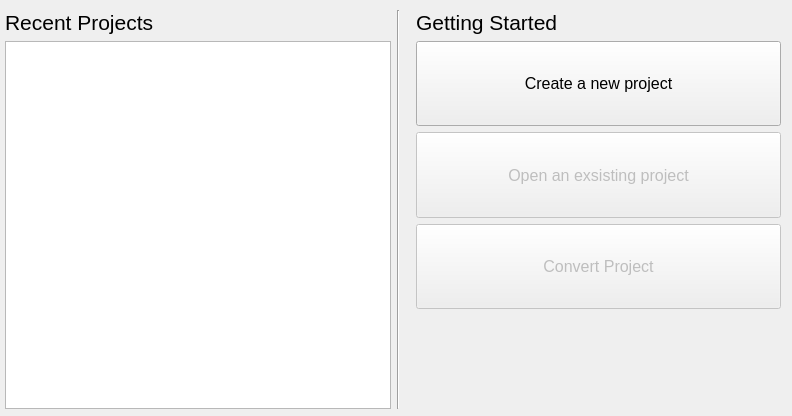
<?xml version="1.0" encoding="UTF-8"?>
<ui version="4.0">
 <class>NoggitProjectSelectionWindow</class>
 <widget class="QMainWindow" name="NoggitProjectSelectionWindow">
  <property name="windowModality">
   <enum>Qt::NonModal</enum>
  </property>
  <property name="geometry">
   <rect>
    <x>0</x>
    <y>0</y>
    <width>792</width>
    <height>416</height>
   </rect>
  </property>
  <property name="windowTitle">
   <string>Noggit Red Project Selection</string>
  </property>
  <property name="windowIcon">
   <iconset>
    <normalon>:/icon</normalon>
   </iconset>
  </property>
  <widget class="QWidget" name="centralwidget">
   <widget class="QWidget" name="horizontalLayoutWidget">
    <property name="geometry">
     <rect>
      <x>0</x>
      <y>0</y>
      <width>791</width>
      <height>419</height>
     </rect>
    </property>
    <layout class="QHBoxLayout" name="horizontalLayout">
     <property name="topMargin">
      <number>10</number>
     </property>
     <property name="bottomMargin">
      <number>10</number>
     </property>
     <item>
      <spacer name="horizontalSpacer">
       <property name="orientation">
        <enum>Qt::Horizontal</enum>
       </property>
       <property name="sizeType">
        <enum>QSizePolicy::Fixed</enum>
       </property>
       <property name="sizeHint" stdset="0">
        <size>
         <width>5</width>
         <height>5</height>
        </size>
       </property>
      </spacer>
     </item>
     <item>
      <layout class="QVBoxLayout" name="verticalLayout_2">
       <item>
        <widget class="QLabel" name="label">
         <property name="sizePolicy">
          <sizepolicy hsizetype="Fixed" vsizetype="Fixed">
           <horstretch>0</horstretch>
           <verstretch>0</verstretch>
          </sizepolicy>
         </property>
         <property name="font">
          <font>
           <pointsize>16</pointsize>
          </font>
         </property>
         <property name="text">
          <string>Recent Projects</string>
         </property>
        </widget>
       </item>
       <item>
        <widget class="QListWidget" name="listView">
         <property name="sizePolicy">
          <sizepolicy hsizetype="Preferred" vsizetype="Preferred">
           <horstretch>0</horstretch>
           <verstretch>0</verstretch>
          </sizepolicy>
         </property>
        </widget>
       </item>
      </layout>
     </item>
     <item>
      <widget class="Line" name="line">
       <property name="orientation">
        <enum>Qt::Vertical</enum>
       </property>
      </widget>
     </item>
     <item>
      <layout class="QVBoxLayout" name="verticalLayout">
       <property name="sizeConstraint">
        <enum>QLayout::SetFixedSize</enum>
       </property>
       <property name="leftMargin">
        <number>0</number>
       </property>
       <item>
        <layout class="QGridLayout" name="gridLayout">
         <property name="leftMargin">
          <number>10</number>
         </property>
         <property name="rightMargin">
          <number>10</number>
         </property>
         <item row="3" column="0">
          <widget class="QPushButton" name="button_convert_project">
           <property name="enabled">
            <bool>false</bool>
           </property>
           <property name="sizePolicy">
            <sizepolicy hsizetype="Preferred" vsizetype="Preferred">
             <horstretch>0</horstretch>
             <verstretch>0</verstretch>
            </sizepolicy>
           </property>
           <property name="font">
            <font>
             <pointsize>12</pointsize>
            </font>
           </property>
           <property name="text">
            <string>Convert Project</string>
           </property>
           <property name="iconSize">
            <size>
             <width>64</width>
             <height>64</height>
            </size>
           </property>
           <property name="checkable">
            <bool>false</bool>
           </property>
          </widget>
         </item>
         <item row="0" column="0">
          <widget class="QLabel" name="label_2">
           <property name="sizePolicy">
            <sizepolicy hsizetype="Preferred" vsizetype="Fixed">
             <horstretch>0</horstretch>
             <verstretch>0</verstretch>
            </sizepolicy>
           </property>
           <property name="font">
            <font>
             <pointsize>16</pointsize>
            </font>
           </property>
           <property name="acceptDrops">
            <bool>false</bool>
           </property>
           <property name="text">
            <string>Getting Started</string>
           </property>
           <property name="wordWrap">
            <bool>false</bool>
           </property>
          </widget>
         </item>
         <item row="5" column="0">
          <spacer name="verticalSpacer">
           <property name="orientation">
            <enum>Qt::Vertical</enum>
           </property>
           <property name="sizeType">
            <enum>QSizePolicy::Fixed</enum>
           </property>
           <property name="sizeHint" stdset="0">
            <size>
             <width>20</width>
             <height>100</height>
            </size>
           </property>
          </spacer>
         </item>
         <item row="1" column="0">
          <widget class="QPushButton" name="button_create_new_project">
           <property name="sizePolicy">
            <sizepolicy hsizetype="Preferred" vsizetype="Preferred">
             <horstretch>0</horstretch>
             <verstretch>0</verstretch>
            </sizepolicy>
           </property>
           <property name="font">
            <font>
             <pointsize>12</pointsize>
            </font>
           </property>
           <property name="text">
            <string>Create a new project</string>
           </property>
           <property name="iconSize">
            <size>
             <width>64</width>
             <height>64</height>
            </size>
           </property>
           <property name="checkable">
            <bool>false</bool>
           </property>
          </widget>
         </item>
         <item row="2" column="0">
          <widget class="QPushButton" name="button_open_existing_project">
           <property name="enabled">
            <bool>false</bool>
           </property>
           <property name="sizePolicy">
            <sizepolicy hsizetype="Preferred" vsizetype="Preferred">
             <horstretch>0</horstretch>
             <verstretch>0</verstretch>
            </sizepolicy>
           </property>
           <property name="font">
            <font>
             <pointsize>12</pointsize>
            </font>
           </property>
           <property name="acceptDrops">
            <bool>false</bool>
           </property>
           <property name="autoFillBackground">
            <bool>false</bool>
           </property>
           <property name="text">
            <string>Open an exsisting project</string>
           </property>
           <property name="iconSize">
            <size>
             <width>64</width>
             <height>64</height>
            </size>
           </property>
           <property name="checkable">
            <bool>false</bool>
           </property>
          </widget>
         </item>
        </layout>
       </item>
      </layout>
     </item>
    </layout>
   </widget>
  </widget>
 </widget>
 <resources/>
 <connections/>
</ui>
